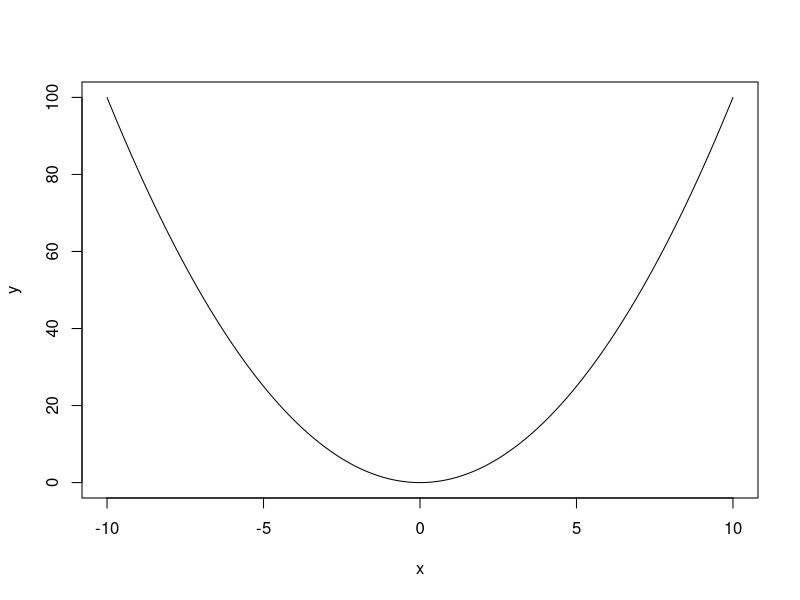

Source code (R):
## ---- chunk 1
      x <- seq(-10,10, by = .1)
      y <- x^2
      plot(x, y, type = "l")

